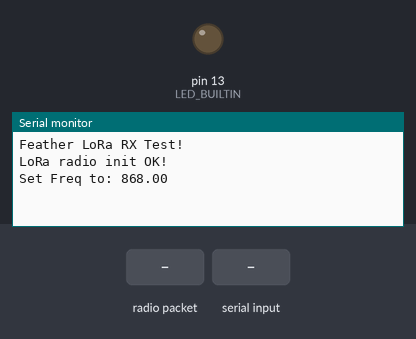
The sketch below on a simulated Arduino Uno, built with avr-gcc and run on an emulated ATmega328P. Shown: output pins drawn as LEDs (lit = HIGH), the last lines printed to the serial monitor. The test bench sets the inputs (shaded band). No radio packets arrive unless stated; pins used as bus, display or sensor lines are not drawn.

Above: at 1.3 s.
1.4 s: radio packet "puerta1" arrives
At 2.6 s:
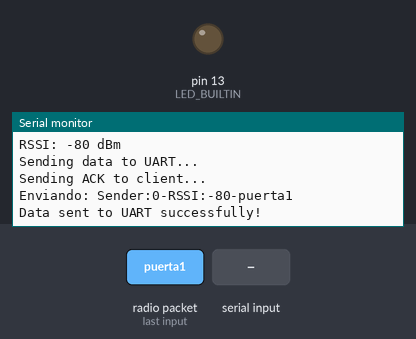
2.9 s: "puerta1\n" received over the second serial link
At 4.1 s:
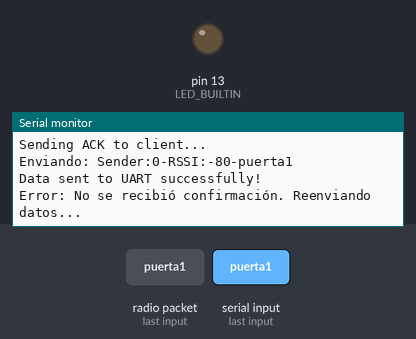
4.4 s: radio packet "C" arrives
At 4.47 s:
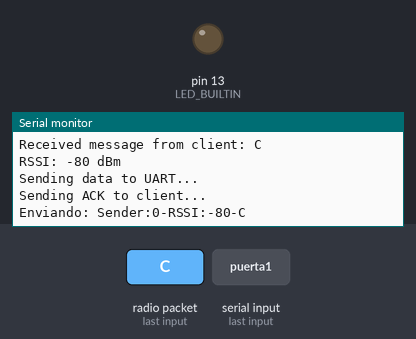
5.9 s: radio packet "1" arrives
At 5.97 s:
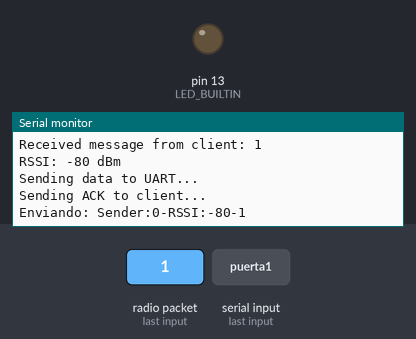

Measured:
- after the input at 1.4 s, the serial monitor: prints a new line at once (image 1)
- after the input at 2.9 s, the serial monitor: prints a new line at once (image 2)
- after the input at 4.4 s, the serial monitor: prints a new line at once (image 3)
- after the input at 5.9 s, the serial monitor: prints a new line at once (image 4)

The sketch:

FINAL_LORA_PISO.ino
```cpp
// @file FINAL_LORA_PISO.ino
/*
Código para el Lora32u4 ubicado cerca del router.
 Características:
 - Conectado por UART a ESP32 (éste se encarga del volcado de datos al servidor, en este caso HA).
 - Recibe datos por red LoRa. Nodos:
  - Nodo 1: este MCU
  - Nodo 2: ubicado en posición intermedia, con alcance a los otros dos nodos.
  - Nodo 3: ubicado en la posición más alejada a este nodo. Utilizado actualmente para el coche.
  - Campos del mensaje:
    - Nodo 1 <- Nodo 2
      - Sensores del nodo 2:
        - Puerta del trastero:
          - Nombre: PuertaTrastero
          - Valores: on/off
        - Nivel de batería (Opcional futuro)
          - TrasteroBateria
          - Valores: 0-100
      - Sensores del nodo 3:
        - Puerta del coche:
          - Nombre: PuertaCoche
          - Valores: on/off
        - ...resto de sensores del coche
    - Nodo 2 <- Nodo 3
      - Mismos sensores listados arriba bajo "Sensores del nodo 3"
- Funcionamiento específico de este nodo:
  - Timer de (TBD) segundos que cuando llega a 0, lanza una interrupción a un callback llamado "WatchdogCallback"
  - Recepción de mensajes de LoRa + ACK a remitente
  - Envío del mensaje de LoRa sin analizar al ESP32 por UART (SoftwareSerial).
- Nomenclatura mensajes:
  - {"key":"puerta1","value":"on/off"},{"key":"sensorX","value":"0-100,on/off"}
*/

#include <SPI.h>
#include <RH_RF95.h>
#include <SoftwareSerial.h>

// Definicion de parametros para comunicación ATMEGA32u4 <-> RFM95 (LoRa)

#define RFM95_CS 8
#define RFM95_RST 4
#define RFM95_INT 7
#define CLIENT_ADDRESS 1
#define SERVER_ADDRESS 2
#define RF95_FREQ 868.0

RH_RF95 rf95(RFM95_CS, RFM95_INT);

// Definicion de parametros para comunicación ESP32 <-> ATMEGA32u4.
// mySerial(RX,TX)

SoftwareSerial mySerial(11, 12);
#define USEDEBUGSERIAL 1

const int maxMessageLength = 64;
char receivedMessage[maxMessageLength];


unsigned long startMillis;
unsigned long currentMillis;
const unsigned long period = 20000;  //ms


void setup() {

  //Declaración pin LED NATIVO e inicialización:
  pinMode(LED_BUILTIN, OUTPUT);
  digitalWrite(LED_BUILTIN, LOW);

  //Declaración pin RESET de RFM95 e inicialización
  pinMode(RFM95_RST, OUTPUT);
  digitalWrite(RFM95_RST, HIGH);

  // Comunicaciones Serie. (Serial para USB y mySerial para ESP32)
  if (USEDEBUGSERIAL)
    Serial.begin(115200);
  mySerial.begin(9600);
  delay(100);
  if (USEDEBUGSERIAL)
    Serial.println("Feather LoRa RX Test!");

  // Reseteo manual de RFM95
  digitalWrite(RFM95_RST, LOW);
  delay(10);
  digitalWrite(RFM95_RST, HIGH);
  delay(10);

  while (!rf95.init()) {
    if (USEDEBUGSERIAL) {
      Serial.println("LoRa radio init failed");
      Serial.println("Uncomment '#define SERIAL_DEBUG' in RH_RF95.cpp for detailed debug info");
    }
    while (1)
      ;
  }
  if (USEDEBUGSERIAL)
    Serial.println("LoRa radio init OK!");

  if (!rf95.setFrequency(RF95_FREQ)) {
    if (USEDEBUGSERIAL)
      Serial.println("setFrequency failed");
    while (1)
      ;
  }
  if (USEDEBUGSERIAL) {
    Serial.print("Set Freq to: ");
    Serial.println(RF95_FREQ);
  }
  rf95.setTxPower(23, false);

  startMillis = millis();  //initial start time
}

void loop() {

  // Si llega un mensaje de Lora....
  if (rf95.available()) {
    uint8_t buf[RH_RF95_MAX_MESSAGE_LEN];
    uint8_t len = sizeof(buf);

    //Almaceno el mensaje en un array
    if (rf95.recv(buf, &len)) {
      if (USEDEBUGSERIAL)
        Serial.print("Received message from client: ");
      // Almacenar el mensaje en el array de caracteres
      for (int i = 0; i < len && i < maxMessageLength - 1; i++) {
        receivedMessage[i] = (char)buf[i];
        if (USEDEBUGSERIAL)
          Serial.print(receivedMessage[i]);
      }
      // REINICIAMOS EL CONTADOR DE COMMLOST
      startMillis = millis();

      receivedMessage[len] = '\0';  // Asegurarse de que el array de caracteres termine con '\0' (nulo)
      if (USEDEBUGSERIAL)
        Serial.println();

      uint8_t senderAddress = rf95.headerFrom();
      int16_t rssi = rf95.lastRssi();
      if (USEDEBUGSERIAL) {
        Serial.print("RSSI: ");
        Serial.print(rssi);
        Serial.println(" dBm");
        Serial.println("Sending data to UART...");
      }

      if (USEDEBUGSERIAL)
        Serial.println("Sending ACK to client...");

      rf95.setHeaderTo(senderAddress);
      // Send the ACK message
      const char* ackMessage = "ACK";
      rf95.send((uint8_t*)ackMessage, strlen(ackMessage) + 1);
      rf95.waitPacketSent();

      String dataToSend = "Sender:" + String(senderAddress) + "-RSSI:" + String(rssi) + "-" + String(receivedMessage) + "\n";
      if (USEDEBUGSERIAL)
        Serial.println("Enviando: " + dataToSend);
      mySerial.print(dataToSend);
      if (USEDEBUGSERIAL)
        Serial.println("Data sent to UART successfully!");
      if (waitForConfirmation()) {
        if (USEDEBUGSERIAL)
          Serial.println("Confirmación recibida. Datos enviados correctamente.");
      } else {
        if (USEDEBUGSERIAL)
          Serial.println("Error: No se recibió confirmación. Reenviando datos...");
        // Puedes implementar un mecanismo de reintento aquí
        // Por ejemplo, un bucle que reintente el envío varias veces antes de abortar
      }
    } else {
      if (USEDEBUGSERIAL)
        Serial.println("Error receiving message.");
    }
  }
  currentMillis = millis();
  if (currentMillis - startMillis >= period) {
    startMillis = millis();  //initial start time
    if (USEDEBUGSERIAL)
      Serial.println("Perdida comunicacion con nodo 1");
    String dataToSend2 = "CommLost \n";
    mySerial.print(dataToSend2);
    if (waitForConfirmation()) {
      if (USEDEBUGSERIAL)
        Serial.println("Confirmación recibida. Datos enviados correctamente.");
    }else
    {
      if (USEDEBUGSERIAL)
        Serial.println("ERROR");
    }
  }
}
bool waitForConfirmation() {
  unsigned long startTime = millis();
  while (millis() - startTime < 5000) {  // Esperar hasta 5 segundos para la confirmación
    if (mySerial.available()) {
      char confirmationChar = mySerial.read();
      return (confirmationChar == 'C');  // Ajusta el carácter de confirmación según tus necesidades
    }
  }
  return false;  // No se recibió confirmación dentro del tiempo límite
}
```
